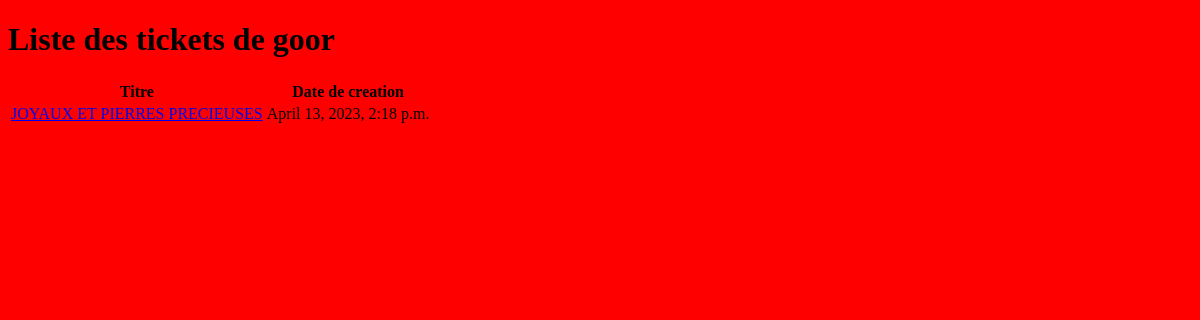
The page /review/tickets/3/ on the database as committed earlier.
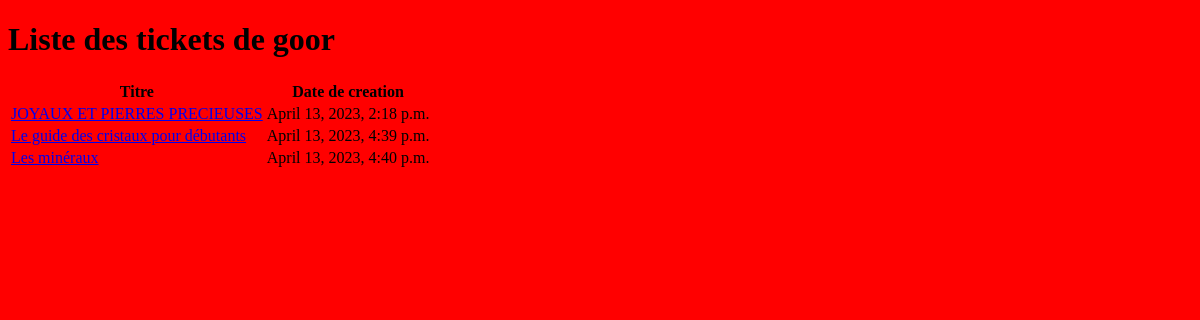
The same page on the database as committed later.
### review/models.py (models this page shows, shortened)
class Ticket(models.Model):
    title = models.CharField(max_length=128)
    description = models.TextField(max_length=2048, blank=True)
    user = models.ForeignKey(to=settings.AUTH_USER_MODEL,
                             on_delete=models.CASCADE)
    image = models.ImageField(null=True, blank=True, upload_to='assets/img/')
    time_created = models.DateTimeField(auto_now_add=True)

### review/views.py (the view)
# urls.py: path('tickets/<int:id>/', views.ticket_list_user, name='ticket_list_user'),
def ticket_list_user(request, id):
    user = get_object_or_404(User, id=id)
    tickets = Ticket.objects.filter(user=user)
    return render(request, 'review/ticket/list_user.html',
                  {'tickets': tickets,
                   'user': user})

### review/templates/review/ticket/list_user.html (shortened to what this page needs)
{% extends "review/base.html" %}
{% block content %}
 <h1>Liste des tickets de {{ user.username }}</h1>
 <table>
    <tr>
        <th>Titre</th>
        <th>Date de creation</th>
    </tr>
 {% for ticket in tickets %}
 <tr>
    <td> <a href="{% url 'review:ticket_detail' ticket.id %}">
        {{ ticket.title }}
        </a>
    </td>
    <td>{{ ticket.time_created }}</td>
</tr>
{% endfor %}
</table>
{% endblock %}

Rows that differ between the two databases and show on the page:
added Ticket: title "Le guide des cristaux pour débutants", time_created "April 13, 2023, 4:39 p.m."
added Ticket: title "Les minéraux", time_created "April 13, 2023, 4:40 p.m."
